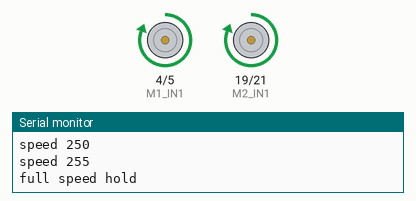
This sketch was run on a simulated ESP32. Shown: motor-driver pin pairs drawn as motors (green arrow = first pin HIGH = forward, orange = second pin HIGH = backward, longer = more drive), the last lines printed to the serial monitor.

Above: at 2.8 s.
At 5.3 s:
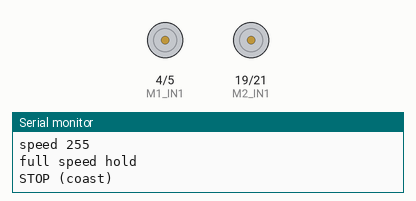
Timing chart, 0 to 8.3 s (numbered marks = the images above):
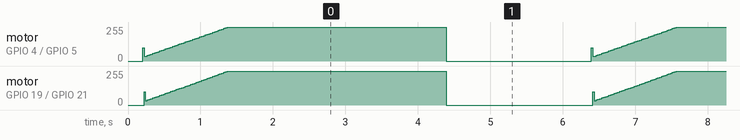

The sketch:

SDR1132-code-esp32-mosfet-drive-simple-1.ino
```cpp
/*
 * SDR1132 - ESP32 dual MOSFET H-bridge drive, slow -> full speed ramp
 *
 * Hardware: two H-bridge (4x MOSFET) channels driven by the ESP32
 *   Motor 1 : IN1 = IO4   IN2 = IO5
 *   Motor 2 : IN1 = IO19  IN2 = IO21
 *
 * Drive logic (taken from SDR1129-ELRS-boat-1.ino):
 *   speed > 0 : IN1 = PWM, IN2 = 0    (forward)
 *   speed < 0 : IN1 = 0,   IN2 = PWM  (reverse)
 *   speed = 0 : IN1 = 0,   IN2 = 0    (coast)
 *   brake     : IN1 = IN2 = 255       (short brake)
 *   Includes dead-time on direction change, low-speed deadband
 *   compensation (start offset) and a software kickstart burst.
 *
 * Sequence: both motors ramp together from MIN_SPEED up to FULL_SPEED,
 *           hold at full speed, coast, pause, then repeat.
 *
 * Uses the ESP32 Core 3.x LEDC API:
 *   ledcAttach(pin, freq, res) + ledcWrite(pin, duty)
 */

#include <Arduino.h> // harmless in the IDE, needed by PlatformIO / IntelliSense

// ---- Pin definition ----
const uint8_t M1_IN1 = 4;  // motor 1, bridge input A
const uint8_t M1_IN2 = 5;  // motor 1, bridge input B
const uint8_t M2_IN1 = 19; // motor 2, bridge input A
const uint8_t M2_IN2 = 21; // motor 2, bridge input B

// ---- PWM (ESP32 LEDC) ----
#define PWM_FREQ 1000 // 1 kHz (better for 380 DC motors, less MOSFET switching heat)
#define PWM_RES  8    // 8-bit (0..255)

// ---- Startup power / deadband compensation ----
// Minimum PWM each motor needs to sustain a low-speed crawl without stalling
#define M1_START_OFFSET 10 // minimum effective PWM for motor 1
#define M2_START_OFFSET 5  // minimum effective PWM for motor 2

// ---- Software kickstart ----
#define KICKSTART_PULSE      100 // high pulse (0..255) to overcome static stiction
#define KICKSTART_DURATION_MS 20 // pulse duration in milliseconds
#define MIN_START_THRESHOLD   60 // speeds under this need a kickstart burst

// ---- Dead-time protection ----
// Prevents shoot-through (both MOSFETs on one bridge leg conducting)
// when the direction changes. Match your gate driver's turn-off delay.
#define DEAD_TIME_US 5 // microseconds

// ---- Speed ramp (0..255) ----
const uint8_t MIN_SPEED  = 30;  // duty at which the motor just starts to turn
const uint8_t FULL_SPEED = 255; // full speed
const uint8_t RAMP_STEP  = 5;   // duty added per ramp step

// ---- Timing (ms) ----
const unsigned long RAMP_STEP_MS = 25;   // time per ramp step (~1.1 s slow -> full)
const unsigned long HOLD_TIME    = 3000; // hold at full speed
const unsigned long STOP_TIME    = 2000; // pause between cycles

// ---- Drive state ----
int prevDirM1 = 0; // 1 = forward, -1 = reverse, 0 = stop
int prevDirM2 = 0;
int m1Speed   = 0; // last speed written to motor 1
int m2Speed   = 0;

// ---- Forward declarations ----
void motorWrite(int in1Pin, int in2Pin, int speed, int *prevDir, int *storeSpeed);
void motorBrake(int in1Pin, int in2Pin, int *storeSpeed);
void motorCoast(int in1Pin, int in2Pin, int *storeSpeed);
void motorsCoastAll();
void setBothMotors(int speed);
void rampSlowToFull();

void setup()
{
    Serial.begin(115200);
    delay(200); // let the USB serial settle

    // Attach all four bridge inputs to LEDC PWM
    ledcAttach(M1_IN1, PWM_FREQ, PWM_RES);
    ledcAttach(M1_IN2, PWM_FREQ, PWM_RES);
    ledcAttach(M2_IN1, PWM_FREQ, PWM_RES);
    ledcAttach(M2_IN2, PWM_FREQ, PWM_RES);

    motorsCoastAll(); // always start from a known OFF state

    Serial.println(F("SDR1132 dual motor ramp demo (ELRS boat drive logic)"));
}

void loop()
{
    // 1) Ramp both motors from slow to full speed
    Serial.println(F("ramp: slow -> full"));
    rampSlowToFull();

    // 2) Hold at full speed
    Serial.println(F("full speed hold"));
    delay(HOLD_TIME);

    // 3) Stop, then repeat
    Serial.println(F("STOP (coast)"));
    motorsCoastAll();
    delay(STOP_TIME);
}

// ==================== Motor drive (from SDR1129-ELRS-boat-1.ino) ====================

void motorWrite(int in1Pin, int in2Pin, int speed,
                int *prevDir, int *storeSpeed) {
  int newDir = (speed > 0) ? 1 : (speed < 0) ? -1 : 0;

  // Dead-time: if direction changed (forward<->reverse), insert break
  if (*prevDir != 0 && newDir != 0 && *prevDir != newDir) {
    ledcWrite(in1Pin, 0);
    ledcWrite(in2Pin, 0);
    delayMicroseconds(DEAD_TIME_US);
  }

  // --- Software Kickstart (Burst) ---
  // If commencing from a complete stop (*storeSpeed == 0) to a low speed (under MIN_START_THRESHOLD)
  if (*storeSpeed == 0 && speed != 0) {
    int absSpeed = (speed > 0) ? speed : -speed;
    int offset = (in1Pin == M1_IN1) ? M1_START_OFFSET : M2_START_OFFSET;
    int finalTargetSpeed = map(absSpeed, 1, 255, offset, 255);

    if (finalTargetSpeed < MIN_START_THRESHOLD) {
      // Determine correct direction pins to burst
      int burstPin = (speed > 0) ? in1Pin : in2Pin;
      ledcWrite(burstPin, KICKSTART_PULSE);
      delay(KICKSTART_DURATION_MS); // Hold for configured duration (20ms) to break stiction
    }
  }

  *prevDir = newDir;
  *storeSpeed = speed;

  int compensatedSpeed = 0;
  if (speed > 0) {
    int offset = (in1Pin == M1_IN1) ? M1_START_OFFSET : M2_START_OFFSET;
    compensatedSpeed = map(speed, 1, 255, offset, 255);
    ledcWrite(in1Pin, compensatedSpeed);   // IN1 = PWM with startup boost
    ledcWrite(in2Pin, 0);                  // IN2 = LOW
  } else if (speed < 0) {
    int offset = (in1Pin == M1_IN1) ? M1_START_OFFSET : M2_START_OFFSET;
    compensatedSpeed = map(-speed, 1, 255, offset, 255);
    ledcWrite(in1Pin, 0);                  // IN1 = LOW
    ledcWrite(in2Pin, compensatedSpeed);   // IN2 = PWM with startup boost
  } else {
    ledcWrite(in1Pin, 0);                  // IN1 = LOW (coast)
    ledcWrite(in2Pin, 0);                  // IN2 = LOW
  }
}

void motorBrake(int in1Pin, int in2Pin, int *storeSpeed) {
  ledcWrite(in1Pin, 255);
  ledcWrite(in2Pin, 255);
  *storeSpeed = 0;
}

void motorCoast(int in1Pin, int in2Pin, int *storeSpeed) {
  ledcWrite(in1Pin, 0);
  ledcWrite(in2Pin, 0);
  *storeSpeed = 0;
}

// ==================== Demo sequence helpers ====================

// Coast both motors and reset the tracked direction
void motorsCoastAll()
{
    motorCoast(M1_IN1, M1_IN2, &m1Speed);
    motorCoast(M2_IN1, M2_IN2, &m2Speed);
    prevDirM1 = 0;
    prevDirM2 = 0;
}

// Apply the same forward speed to both motors
void setBothMotors(int speed)
{
    motorWrite(M1_IN1, M1_IN2, speed, &prevDirM1, &m1Speed);
    motorWrite(M2_IN1, M2_IN2, speed, &prevDirM2, &m2Speed);
}

// Step the duty from MIN_SPEED up to FULL_SPEED
void rampSlowToFull()
{
    // uint16_t counter so it can pass 255 without wrapping around
    for (uint16_t s = MIN_SPEED; s <= FULL_SPEED; s += RAMP_STEP)
    {
        setBothMotors((int)s);
        Serial.printf("speed %u\n", (unsigned)s);
        delay(RAMP_STEP_MS);
    }

    setBothMotors(FULL_SPEED); // make sure we end exactly at full speed
}
```
